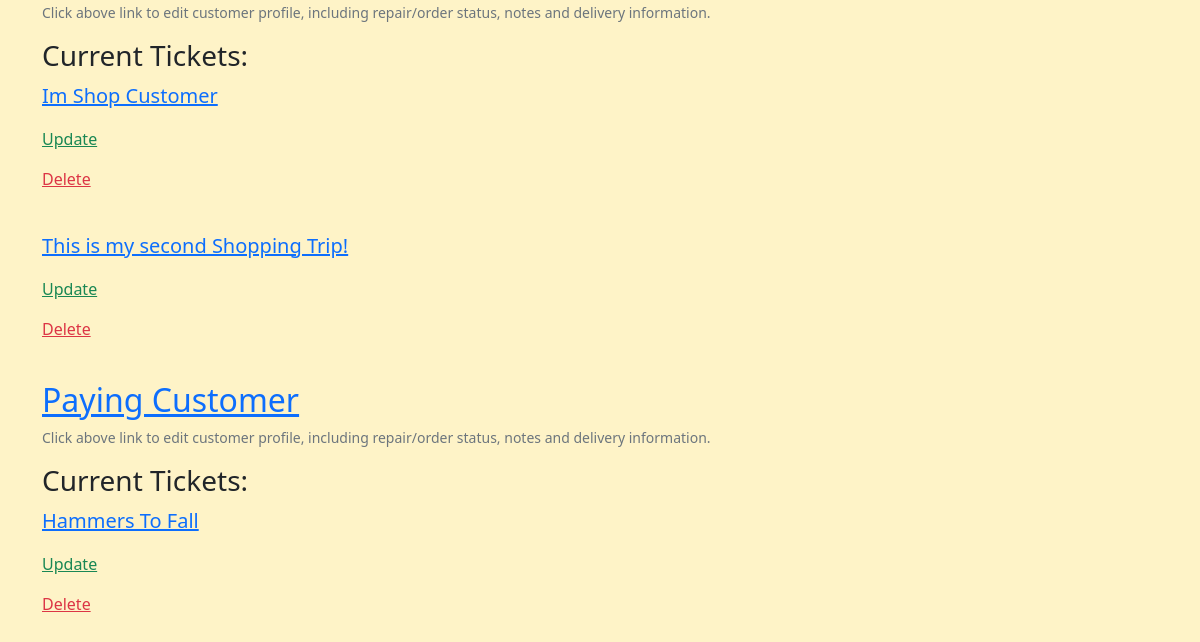
The page /workshop/ticket-overview/ (lower part) on the database as committed earlier.
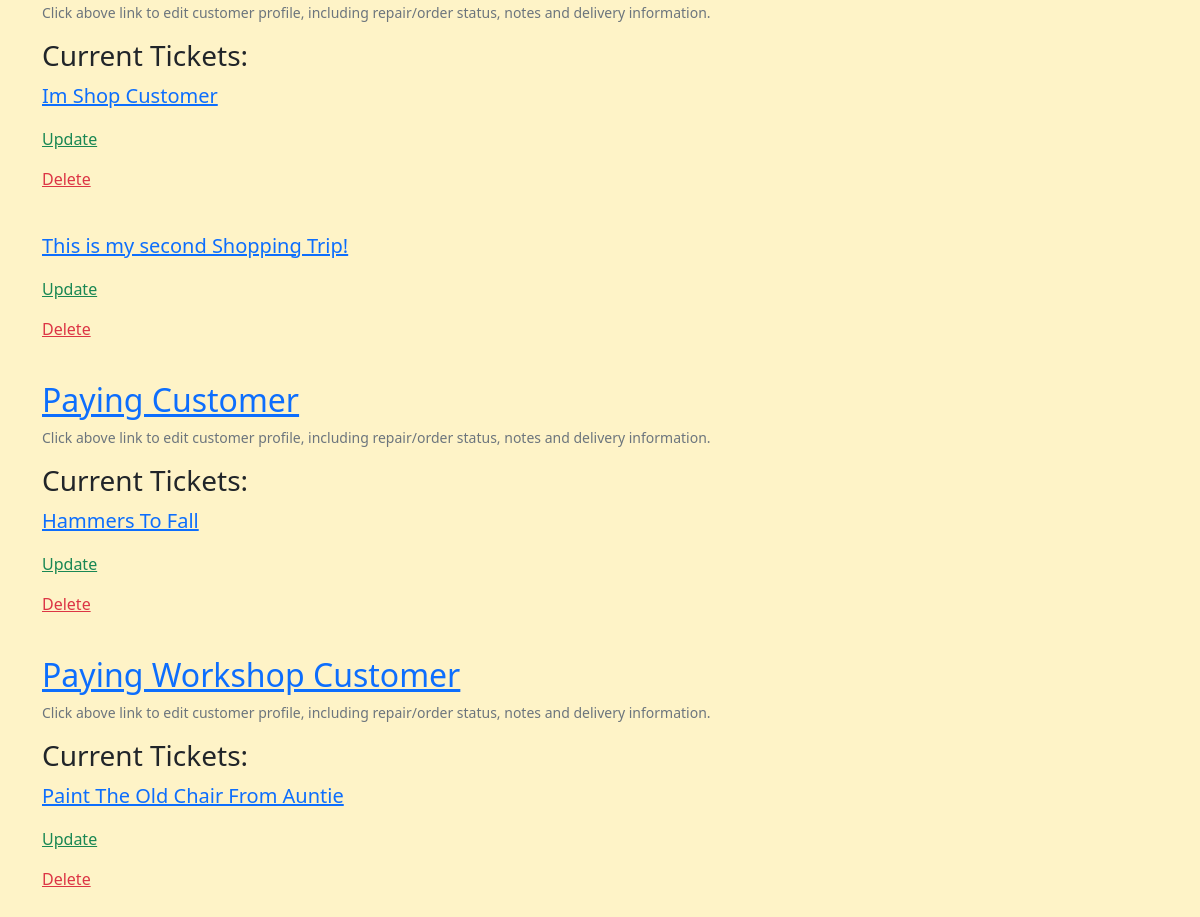
The same page on the database as committed later.
### profiles/models.py (models this page shows, shortened)
class Customer(models.Model):
    username = models.OneToOneField(
        User, on_delete=models.CASCADE, null=True, editable=False)
    email = models.EmailField(unique=True, default="start@domain.dj")
    full_name = models.CharField(max_length=100, null=True, blank=True)
    address1 = models.CharField(max_length=100, null=True, blank=True)
    address2 = models.CharField(max_length=100, null=True, blank=True)
    postcode = models.CharField(max_length=40, null=True, blank=True)
    town_or_city = models.CharField(max_length=40, null=True, blank=True)
    country = models.CharField(max_length=40, null=True, blank=True)
    notes = models.TextField(null=True, blank=True)
    staff_notes = models.TextField(null=True, blank=True)
    has_active_shop_orders = models.BooleanField(default=False)
    has_active_repairs = models.BooleanField(default=False)

### repairs_restorals/models.py (models this page shows, shortened)
class ServiceTicket(models.Model):
    customer = models.ForeignKey(
        Customer, related_name='service_ticket', on_delete=models.PROTECT)
    workshop_staff_responsible = models.ForeignKey(
        StaffMember, related_name='staff_tickets', on_delete=models.PROTECT)
    title = models.CharField(max_length=255)
    date_created = models.DateField(auto_now_add=True, editable=False)
    last_updated = models.DateField(auto_now=True, editable=False)
    service_description = models.TextField()
    link_to_desired_materials_1 = models.URLField(null=True, blank=True)
    link_to_desired_materials_2 = models.URLField(null=True, blank=True)
    link_to_desired_materials_3 = models.URLField(null=True, blank=True)
    is_completed = models.BooleanField(default=False)
    has_invoice = models.BooleanField(default=False)

### repairs_restorals/views.py (the view)
# urls.py: path('ticket-overview/', views.WorkshopStaffTicketOverview.as_view(),
class WorkshopStaffTicketOverview(ListView):
    queryset = Customer.objects.prefetch_related(
        'service_ticket').filter(has_active_repairs=True)
    template_name = 'repairs_restorals/workshop_ticket_overview.html'
    context_object_name = 'customers'

### invoices/contexts.py (called while the page is built, shortened)
def shopping_cart(request):
    template_cart = []
    products_count = 0
    order_amount = 0
    shipping = 500
    cart = request.session.get('cart', {})
    for item in enumerate(template_cart):
        products_count += 1
    order_total = order_amount + shipping
    stripe_total = order_total * 100
    context = {
        'template_cart': template_cart,
        'products_count': products_count,
        'order_amount': order_amount,
        'shipping': shipping,
        'order_total': order_total,
        'stripe_total': stripe_total,
    }
    return context

### profiles/templatetags/user_in_group_tag.py (called while the page is built)
@register.filter(name='has_group')
def has_group(user, group_name):
    try:
        group = Group.objects.get(name=group_name)
    except Group.DoesNotExist:
        return False
    return group in user.groups.all()

### repairs_restorals/templates/repairs_restorals/workshop_ticket_overview.html (shortened to what this page needs)
{% extends 'base.html' %}
{% block content %}
{% for customer in customers %}
    <a href="{% url 'customer_account_update' pk=customer.id %}">
        <p class="h2">{{ customer.full_name }}</p>
    </a>
    <p class="small text-muted">Click above link to edit customer profile, including repair/order status, notes and delivery information. </p>
    <p class="h3">Current Tickets: </p>
    {% for ticket in customer.service_ticket.all %}
    {% if not ticket.is_completed %}
        <a href="{% url 'service_ticket' pk=ticket.id %}">
            <p class="lead">{{ ticket.title }}</p>
        </a>
        <a href="{% url 'update_service_ticket' pk=ticket.id %}" class="text-success">
            <p>Update</p>
        </a>
        <a href="{% url 'ticket_delete' pk=ticket.id %}" class="text-danger">
            <p>Delete</p>
        </a>
        <br>
    {% endif %}
    {% endfor %}
            {% for ticket in customer.service_ticket.all %}
            {% if ticket.is_completed %}
            <br>
            {% endif %}
            {% endfor%}
{% endfor %}
{% endblock %}

Rows that differ between the two databases and show on the page:
added Customer: full_name "Paying Workshop Customer"
added ServiceTicket: title "Paint The Old Chair From Auntie", shown under "Paying Workshop Customer"
